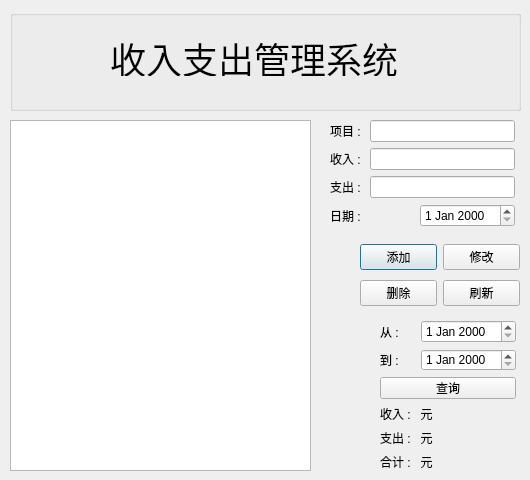
<?xml version="1.0" encoding="UTF-8"?>
<ui version="4.0">
 <class>accountsDialog</class>
 <widget class="QDialog" name="accountsDialog">
  <property name="geometry">
   <rect>
    <x>0</x>
    <y>0</y>
    <width>530</width>
    <height>480</height>
   </rect>
  </property>
  <property name="windowTitle">
   <string>Dialog</string>
  </property>
  <widget class="QGroupBox" name="groupBox">
   <property name="geometry">
    <rect>
     <x>10</x>
     <y>10</y>
     <width>511</width>
     <height>101</height>
    </rect>
   </property>
   <property name="title">
    <string/>
   </property>
   <widget class="QLabel" name="label_22">
    <property name="geometry">
     <rect>
      <x>100</x>
      <y>30</y>
      <width>288</width>
      <height>36</height>
     </rect>
    </property>
    <property name="font">
     <font>
      <pointsize>27</pointsize>
     </font>
    </property>
    <property name="text">
     <string>收入支出管理系统</string>
    </property>
   </widget>
  </widget>
  <widget class="QTableView" name="tableView">
   <property name="geometry">
    <rect>
     <x>10</x>
     <y>120</y>
     <width>301</width>
     <height>351</height>
    </rect>
   </property>
  </widget>
  <widget class="QWidget" name="layoutWidget">
   <property name="geometry">
    <rect>
     <x>330</x>
     <y>120</y>
     <width>185</width>
     <height>108</height>
    </rect>
   </property>
   <layout class="QVBoxLayout" name="verticalLayout">
    <item>
     <layout class="QHBoxLayout" name="horizontalLayout_4">
      <item>
       <widget class="QLabel" name="label">
        <property name="text">
         <string>项目 : </string>
        </property>
       </widget>
      </item>
      <item>
       <widget class="QLineEdit" name="lineEdit">
        <property name="alignment">
         <set>Qt::AlignRight|Qt::AlignTrailing|Qt::AlignVCenter</set>
        </property>
       </widget>
      </item>
     </layout>
    </item>
    <item>
     <layout class="QHBoxLayout" name="horizontalLayout_3">
      <item>
       <widget class="QLabel" name="label_2">
        <property name="text">
         <string>收入 : </string>
        </property>
       </widget>
      </item>
      <item>
       <widget class="QLineEdit" name="lineEdit_2">
        <property name="alignment">
         <set>Qt::AlignRight|Qt::AlignTrailing|Qt::AlignVCenter</set>
        </property>
       </widget>
      </item>
     </layout>
    </item>
    <item>
     <layout class="QHBoxLayout" name="horizontalLayout_2">
      <item>
       <widget class="QLabel" name="label_3">
        <property name="text">
         <string>支出 : </string>
        </property>
       </widget>
      </item>
      <item>
       <widget class="QLineEdit" name="lineEdit_3">
        <property name="alignment">
         <set>Qt::AlignRight|Qt::AlignTrailing|Qt::AlignVCenter</set>
        </property>
       </widget>
      </item>
     </layout>
    </item>
    <item>
     <layout class="QHBoxLayout" name="horizontalLayout">
      <item>
       <widget class="QLabel" name="label_4">
        <property name="text">
         <string>日期 : </string>
        </property>
       </widget>
      </item>
      <item>
       <widget class="QDateEdit" name="dateEdit"/>
      </item>
     </layout>
    </item>
   </layout>
  </widget>
  <widget class="QWidget" name="layoutWidget_2">
   <property name="geometry">
    <rect>
     <x>360</x>
     <y>240</y>
     <width>160</width>
     <height>71</height>
    </rect>
   </property>
   <layout class="QVBoxLayout" name="verticalLayout_2">
    <item>
     <layout class="QHBoxLayout" name="horizontalLayout_5">
      <item>
       <widget class="QPushButton" name="pushButton">
        <property name="text">
         <string>添加</string>
        </property>
       </widget>
      </item>
      <item>
       <widget class="QPushButton" name="pushButton_2">
        <property name="text">
         <string>修改</string>
        </property>
       </widget>
      </item>
     </layout>
    </item>
    <item>
     <layout class="QHBoxLayout" name="horizontalLayout_6">
      <item>
       <widget class="QPushButton" name="pushButton_3">
        <property name="text">
         <string>删除</string>
        </property>
       </widget>
      </item>
      <item>
       <widget class="QPushButton" name="pushButton_4">
        <property name="text">
         <string>刷新</string>
        </property>
       </widget>
      </item>
     </layout>
    </item>
   </layout>
  </widget>
  <widget class="QWidget" name="layoutWidget_3">
   <property name="geometry">
    <rect>
     <x>380</x>
     <y>320</y>
     <width>136</width>
     <height>151</height>
    </rect>
   </property>
   <layout class="QVBoxLayout" name="verticalLayout_3">
    <item>
     <layout class="QHBoxLayout" name="horizontalLayout_7">
      <item>
       <widget class="QLabel" name="label_5">
        <property name="text">
         <string>从 : </string>
        </property>
       </widget>
      </item>
      <item>
       <widget class="QDateEdit" name="dateEdit_2"/>
      </item>
     </layout>
    </item>
    <item>
     <layout class="QHBoxLayout" name="horizontalLayout_8">
      <item>
       <widget class="QLabel" name="label_6">
        <property name="text">
         <string>到 : </string>
        </property>
       </widget>
      </item>
      <item>
       <widget class="QDateEdit" name="dateEdit_3"/>
      </item>
     </layout>
    </item>
    <item>
     <widget class="QPushButton" name="pushButton_5">
      <property name="text">
       <string>查询</string>
      </property>
     </widget>
    </item>
    <item>
     <widget class="QLabel" name="label_10">
      <property name="text">
       <string>收入 :   元</string>
      </property>
     </widget>
    </item>
    <item>
     <widget class="QLabel" name="label_11">
      <property name="text">
       <string>支出 :   元</string>
      </property>
     </widget>
    </item>
    <item>
     <widget class="QLabel" name="label_12">
      <property name="text">
       <string>合计 :   元</string>
      </property>
     </widget>
    </item>
   </layout>
  </widget>
 </widget>
 <resources/>
 <connections/>
</ui>
